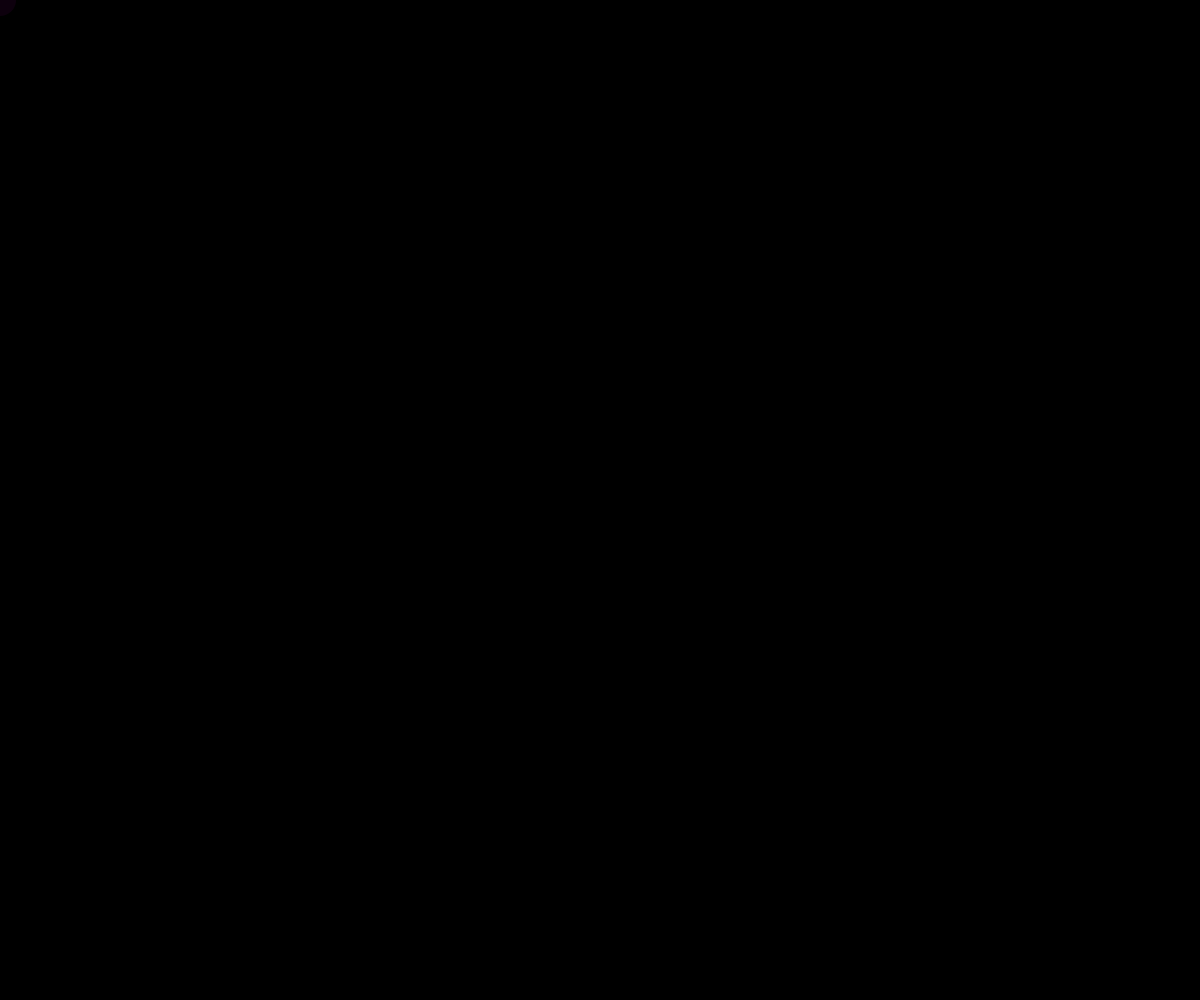
Frame 1 (no input)
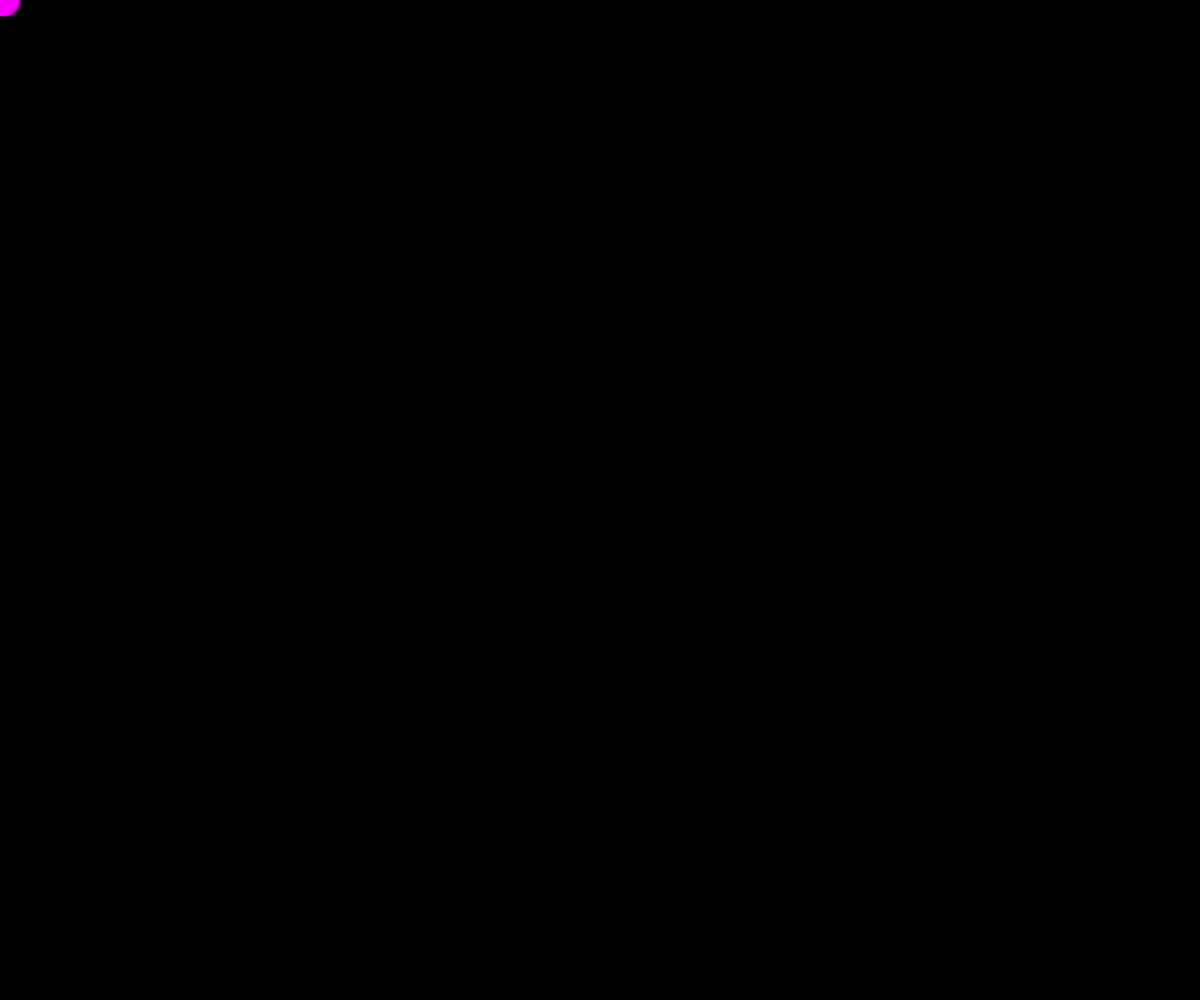
Frame 60 (no input)
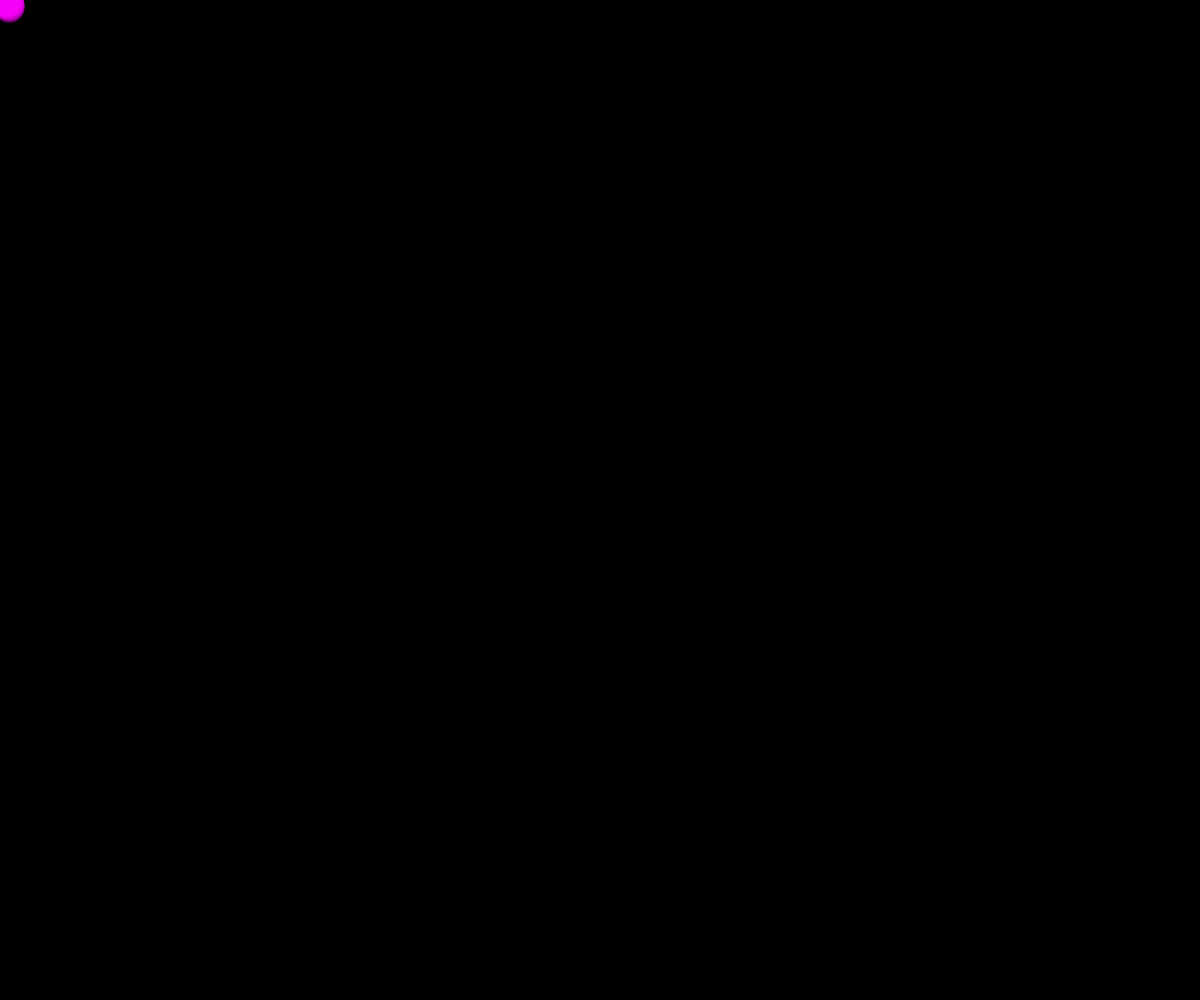
Frame 120 (the mouse pressed at the canvas centre since frame 60)

The p5.js sketch that drew these frames (run headless with seeded random() and noise() and a simulated clock; from frame 60 on, the mouse is pressed at the canvas centre):

// p5.js sketch
// ── sketch.js
var r;

// Angle and angular velocity, accleration
var theta;
var theta_vel;
var theta_acc;
var diam = 32;

function setup() {
    createCanvas(windowWidth, windowHeight);
  background(0);
  
  // Initialize all valuesa
  r = .1;
  r_acc = .1;
  theta = 0;
  theta_vel = 0;
  theta_acc = 0.0001;
}

function draw() {
  
  //background(0, 0, 0, .10);
  
  // Translate the origin point to the center of the screen
  //translate(width/2, height/2);
  
  // Convert polar to cartesian
  var x = r * cos(theta);
  var y = r * sin(theta);
  
  // Draw the ellipse at the cartesian coordinate
  ellipseMode(CENTER);
  noStroke();
  fill('rgba(100%,0%,100%,0.05)');
  ellipse(x, y, diam, diam);
    diam *= .9998;
  
  // Apply acceleration and velocity to angle 
  // (r remains static in this example)
  theta_vel += theta_acc;
  theta += theta_vel;
  if (r < (height * 0.45)){
  	r += r_acc;
  }else{
  	r = height * 0.45;
  }
}
